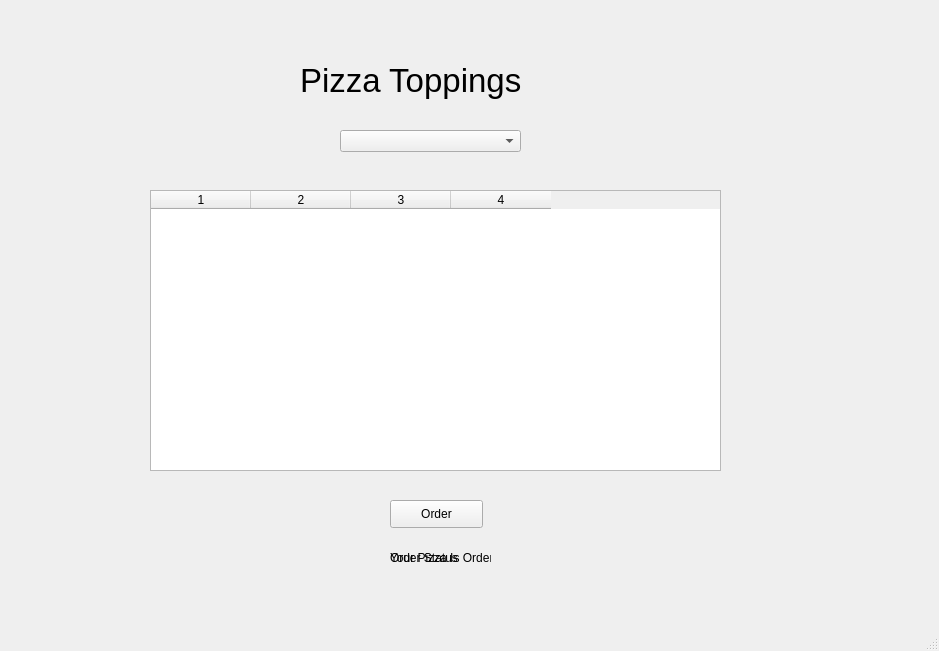
<?xml version="1.0" encoding="UTF-8"?>
<ui version="4.0">
 <class>MainWindow</class>
 <widget class="QMainWindow" name="MainWindow">
  <property name="geometry">
   <rect>
    <x>0</x>
    <y>0</y>
    <width>939</width>
    <height>651</height>
   </rect>
  </property>
  <property name="windowTitle">
   <string>Pizza Order System</string>
  </property>
  <widget class="QWidget" name="centralwidget">
   <widget class="QLabel" name="label">
    <property name="geometry">
     <rect>
      <x>300</x>
      <y>40</y>
      <width>311</width>
      <height>81</height>
     </rect>
    </property>
    <property name="font">
     <font>
      <pointsize>25</pointsize>
     </font>
    </property>
    <property name="text">
     <string>Pizza Toppings</string>
    </property>
   </widget>
   <widget class="QComboBox" name="cbPizzaTypes">
    <property name="geometry">
     <rect>
      <x>340</x>
      <y>130</y>
      <width>181</width>
      <height>22</height>
     </rect>
    </property>
   </widget>
   <widget class="QTableWidget" name="twPizzaToppings">
    <property name="geometry">
     <rect>
      <x>150</x>
      <y>190</y>
      <width>571</width>
      <height>281</height>
     </rect>
    </property>
    <property name="columnCount">
     <number>4</number>
    </property>
    <column/>
    <column/>
    <column/>
    <column/>
   </widget>
   <widget class="QPushButton" name="btnOrder">
    <property name="geometry">
     <rect>
      <x>390</x>
      <y>500</y>
      <width>93</width>
      <height>28</height>
     </rect>
    </property>
    <property name="text">
     <string>Order</string>
    </property>
   </widget>
   <widget class="QLabel" name="lbOrderStatus">
    <property name="geometry">
     <rect>
      <x>390</x>
      <y>550</y>
      <width>91</width>
      <height>16</height>
     </rect>
    </property>
    <property name="text">
     <string>Order Status</string>
    </property>
   </widget>
   <widget class="QLabel" name="lbOrdered">
    <property name="geometry">
     <rect>
      <x>390</x>
      <y>550</y>
      <width>101</width>
      <height>16</height>
     </rect>
    </property>
    <property name="text">
     <string>Your Pizza Is Ordered</string>
    </property>
   </widget>
  </widget>
  <widget class="QMenuBar" name="menubar">
   <property name="geometry">
    <rect>
     <x>0</x>
     <y>0</y>
     <width>939</width>
     <height>26</height>
    </rect>
   </property>
  </widget>
  <widget class="QStatusBar" name="statusbar"/>
 </widget>
 <resources/>
 <connections/>
</ui>
